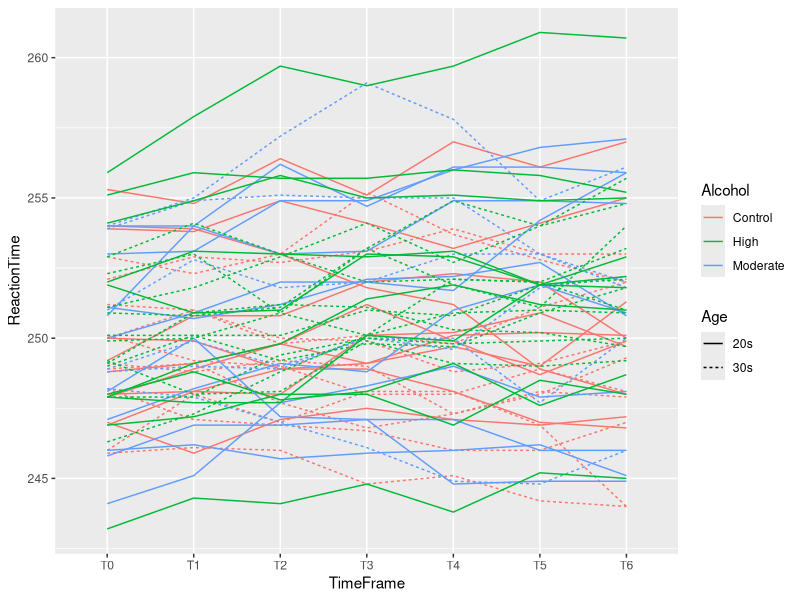
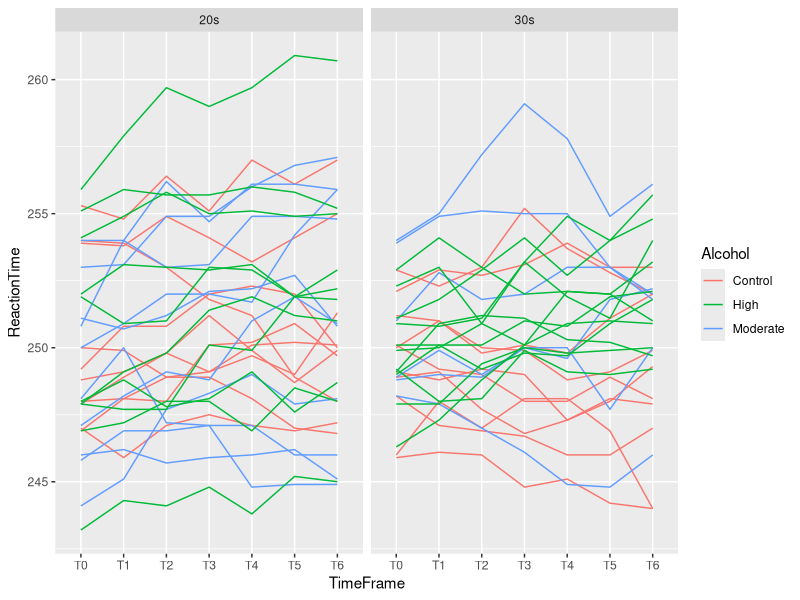
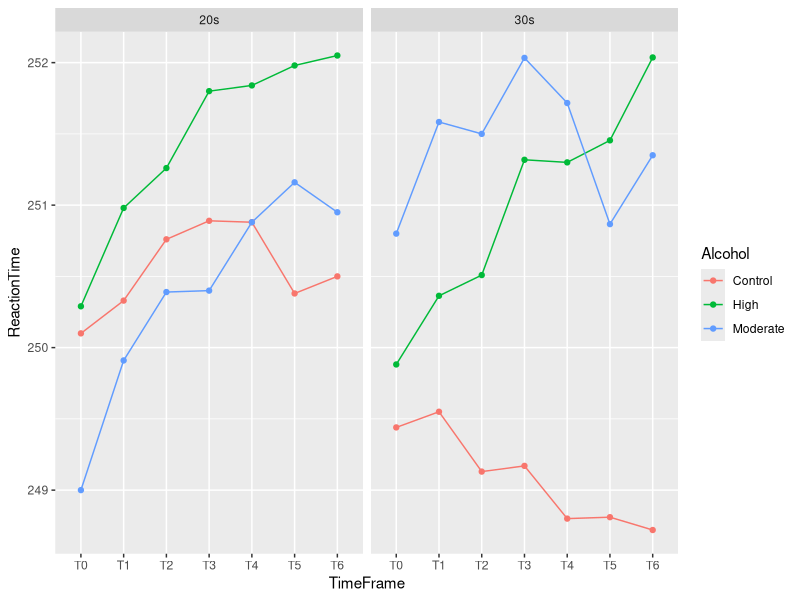
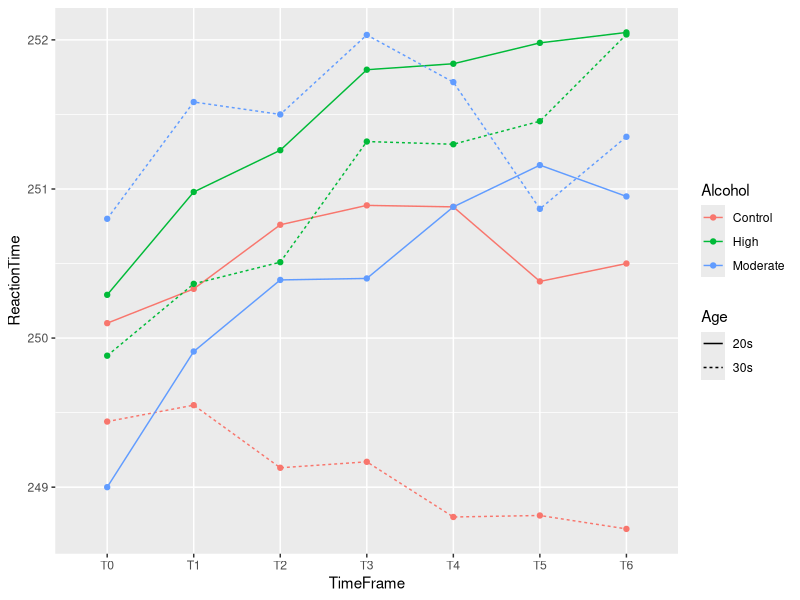

R code for these plots, in order: (Note: this script raises an error after producing the figures.)
## ---- chunk 1
knitr::opts_chunk$set(echo = TRUE)
library(tidyverse)
library(knitr)
library(emmeans)
options(dplyr.summarise.inform=FALSE)
## ---- chunk 2
alcohol <- read.csv("alcoholReaction.csv")
head(alcohol)
## ---- chunk 3
head(alcohol %>% 
       mutate(Age = case_when(Age < 31 ~ "20s",
                              Age %in% 31:40 ~ "30s")))
## ---- chunk 4
alcohol <- alcohol %>% 
       mutate(Age = case_when(Age < 31 ~ "20s",
                              Age %in% 31:40 ~ "30s"))

head(alcohol)
## ---- chunk 5
alcohol.long<- alcohol %>%
  pivot_longer(c(T0,T1,T2,T3,T4,T5,T6), names_to="TimeFrame", values_to="ReactionTime")

## ---- chunk 6
# peek at the pivoted data structure
# head(alcohol.long, n=12)
head(alcohol.long, n=12)
## ---- chunk 7
alcohol.long <- alcohol.long %>%
  mutate(Subject=as.factor(Subject),
         Alcohol=factor(Alcohol, labels=c("Control",
                                          "High",
                                          "Moderate")))

head(alcohol.long)
## ---- chunk 8
ggplot(alcohol.long) +
    geom_line(aes(x=TimeFrame, y=ReactionTime, color=Alcohol, linetype=Age, group=Subject)) 
## ---- chunk 9
ggplot(alcohol.long) +
    geom_line(aes(x=TimeFrame, y=ReactionTime, color=Alcohol, group=Subject)) +
  facet_wrap(~Age)
## ---- chunk 10
ggplot(alcohol.long, aes(x=TimeFrame, y=ReactionTime, group=Alcohol, color=Alcohol)) +
  stat_summary(fun=mean, geom="line") +
  stat_summary(fun=mean, geom="point") +
  facet_wrap(~Age)

## ---- chunk 11
ggplot(alcohol.long, aes(x=TimeFrame, y=ReactionTime, linetype=Age, color=Alcohol, group=interaction(Age, Alcohol))) +
  stat_summary(fun=mean, geom="line") +
  stat_summary(fun=mean, geom="point") 
## ---- chunk 12
fit <- aov(ReactionTime ~ Age*Alcohol*TimeFrame + Error(Subject/TimeFrame), data=alcohol.long)
## ---- chunk 13
summary(fit)
## ---- chunk 14
alcohol.mc <- emmeans(fit, Alcohol | TimeFrame)

contrast(alcohol.mc, "trt.vs.ctrl", ref=1)
## ---- chunk 15
alcohol.summary <- alcohol.long %>%
  group_by(Alcohol, TimeFrame) %>%
  summarise(Mean = mean(ReactionTime),
            SE = sd(ReactionTime)/sqrt(length(ReactionTime)))

ggplot(alcohol.summary, aes(x=TimeFrame, y=Mean, colour=Alcohol)) + 
  geom_errorbar(aes(ymin=Mean-SE, ymax=Mean+SE), width=.1, position=position_dodge(0.3)) +
  geom_line(aes(group=Alcohol), position=position_dodge(0.3)) +
  geom_point(position=position_dodge(0.3)) +
  xlab("Time Frame") +
  ylab("Reaction Time") +
  ggtitle("Mean Reaction Time (with Standard Error bars)")
